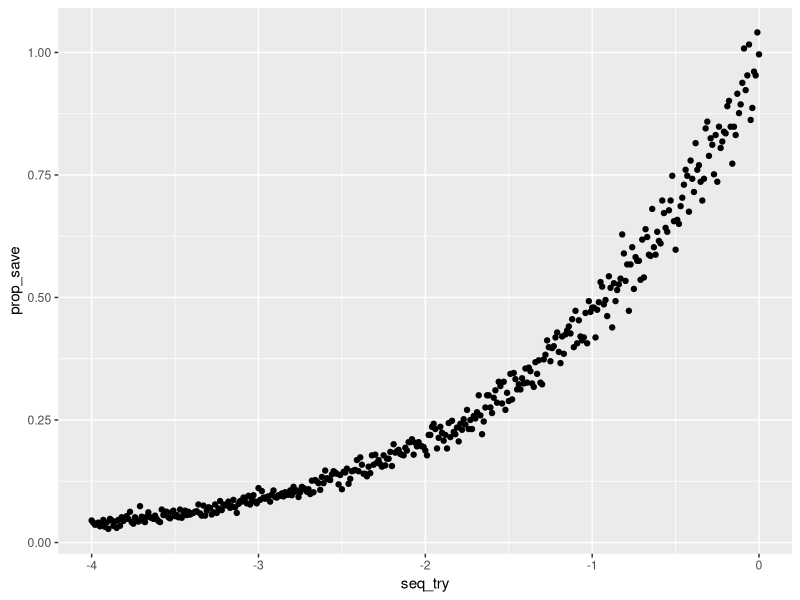
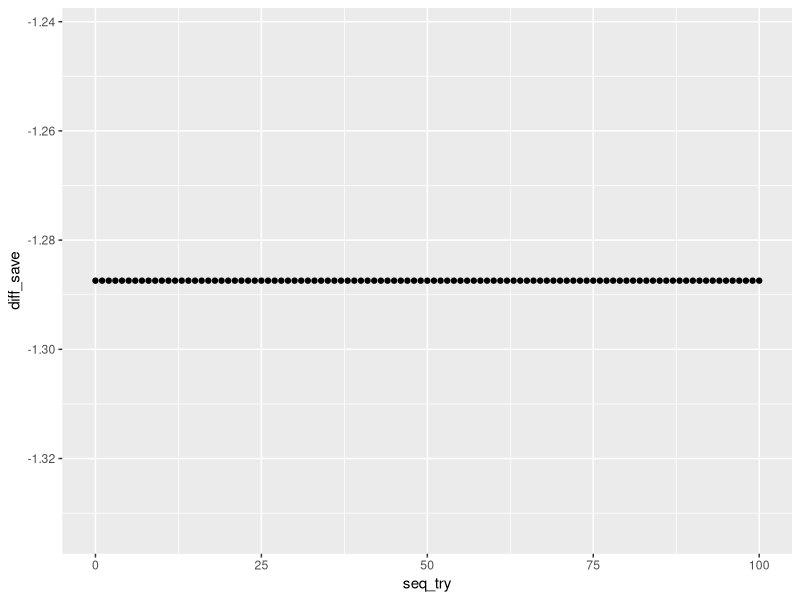
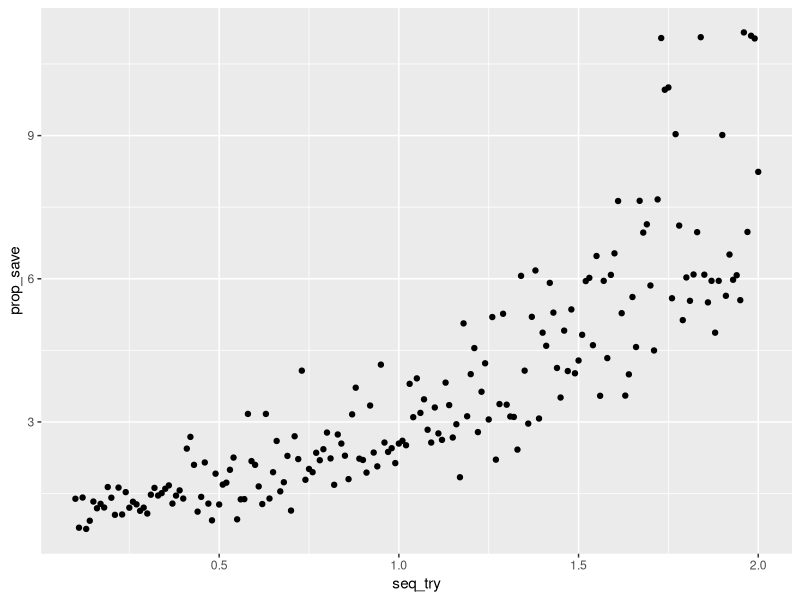
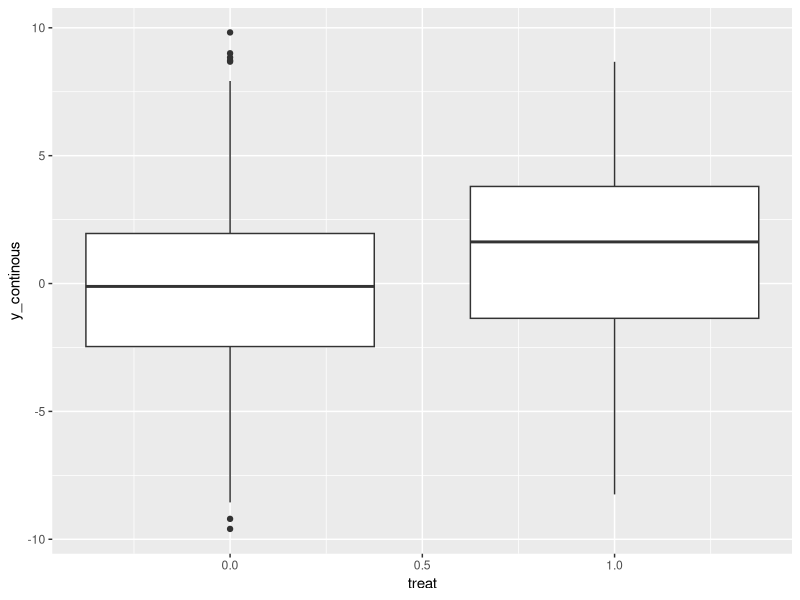
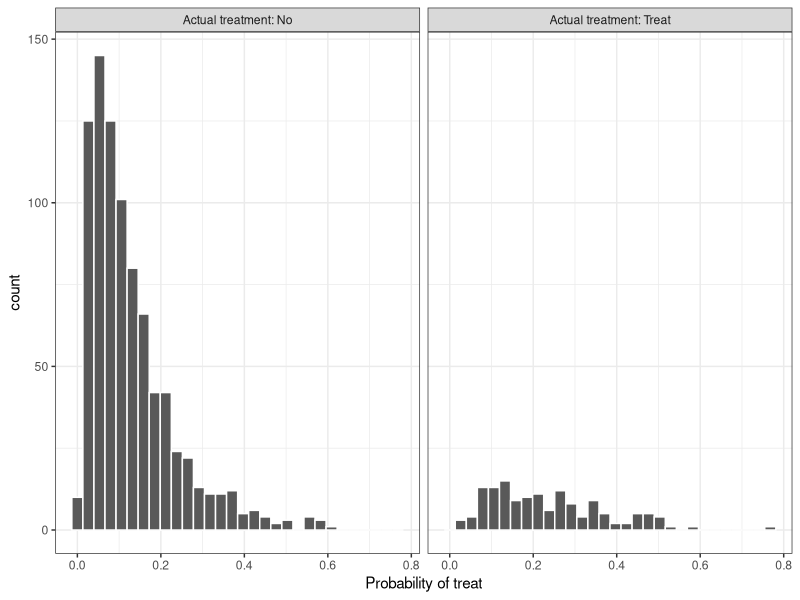
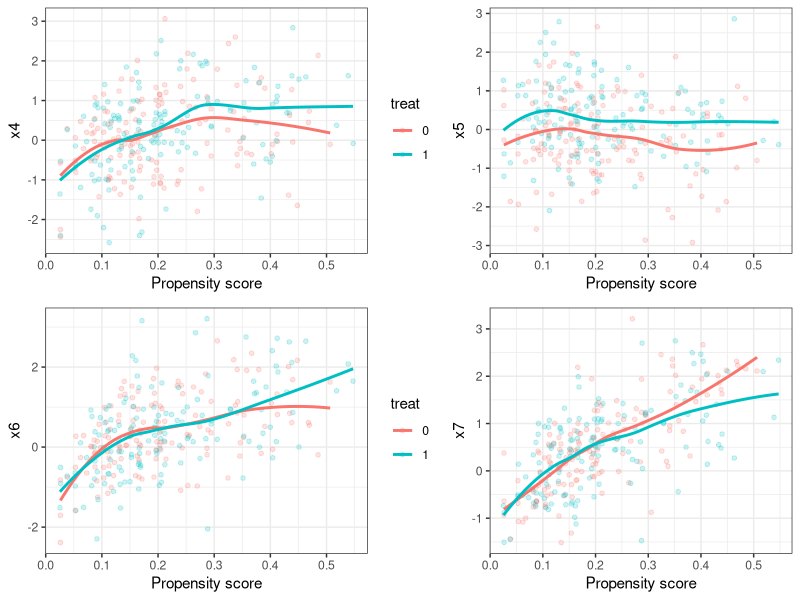

Write R code to recreate these figures, in order.
## ---- chunk 1
knitr::opts_chunk$set(echo = TRUE)
library(tidyverse)
library(ggplot2)
## ---- chunk 2
set.seed(8160) # once we do simulations this will need to change with interations 

N <- 1000 # size of simulated dataset

x1 <- rnorm(N, 0, 1)
x2 <- rnorm(N, 0, 1)
x3 <- rnorm(N, 0, 1)
x4 <- rnorm(N, 0, 1)
x5 <- rnorm(N, 0, 1)
x6 <- rnorm(N, 0, 1)
x7 <- rnorm(N, 0, 1)
x8 <- rnorm(N, 0, 1)
x9 <- rnorm(N, 0, 1)
x10 <- rnorm(N, 0, 1)

beta_low <- log(1.25)
beta_med <- log(1.50)
beta_high <- log(1.75)
beta_Vhigh <- log(2)

error <- rnorm(N, 0, 3)

# Value gathered (Need to work on this)
beta_0_treat <- 1 # the intercept in the treament-selection model. This will detemrine the prevalance of treatment in the simulated dataset. Ths approaite value of the inercept can be found using a grid search or a bisection approach. 

beta_0_outcome <- 0 # the intercept in the binary-outcome generating model 
# its value will determine the incidence of the outcome 
# the approaiate value of the intercept can be found using a bisection approach 

beta_effect <- 1 # the log-odds ratio for the effect of treatment on the outcome that will be induce the desired mariginal risk properence. It can be found using a biscetion apprach 

data_gen <- tibble(x1, x2, x3, x4, x5, x6, x7, x8, x9, x10)
head(data_gen)
## ---- chunk 3
desired_prop = 0.2
seq_try = seq(-4,0, 0.01)
prop_save = rep(0, length(seq_try))
seq_select = tibble(seq_try, prop_save)
count = 0
for(i in seq_try) {
beta_0_treat = i
count = count + 1
treat_logit <- beta_0_treat+ beta_low*x1 + beta_med*x2 + beta_high*x3 + beta_low*x4 + 
  beta_med*x5 + beta_high*x6 + beta_Vhigh*x7

p_treat <- exp(treat_logit)/(1+ exp(treat_logit))

treat <- rbinom(N, 1, p_treat) 

treat_nontreat = tibble(treat) %>% 
  group_by(treat) %>%
  summarize(num = n())

prop = treat_nontreat %>% filter(treat == 1 ) %>% pull(num) / 
        treat_nontreat %>% filter(treat == 0 ) %>% pull(num)

seq_select$prop_save[count] =  prop
}
seq_select %>%
  ggplot(aes(x=seq_try, y=prop_save))+
  geom_point()

beta_0_treat = seq_select %>% 
  filter(prop_save < desired_prop + 0.01) %>%
  filter(prop_save > desired_prop - 0.01) %>%
  summarise(
    avg = mean(seq_try)
  ) %>% pull(avg)
beta_0_treat
## ---- chunk 4
treat_logit <- beta_0_treat+ beta_low*x1 + beta_med*x2 + beta_high*x3 + beta_low*x4 + 
  beta_med*x5 + beta_high*x6 + beta_Vhigh*x7

p_treat <- exp(treat_logit)/(1+ exp(treat_logit))

treat <- rbinom(N, 1, p_treat) 

data_gen <- data_gen %>% mutate ( treat = treat) 

table(treat)
## ---- chunk 5
seq_try = seq(0, 100, 1)
seq_select = tibble(seq_try, diff_save = rep(0, length(seq_try)))
count = 0
for(i in seq_try) {
  beta_0_outcome = i
  count = count + 1
  y_continous <- beta_0_outcome + 1*treat + beta_low*x4 + beta_med*x5 + 
    beta_high*x6 + beta_Vhigh*x7 +  beta_low*x8 + beta_med*x9 + 
    beta_high*x10 + error

  data_gen$y_continous = y_continous
  data_gen_save = data_gen  %>%
    group_by(treat) %>%
    summarize(
      mean_effect = mean(y_continous),
      sd_effect = sd(y_continous)
    )
  diff = data_gen_save %>% filter(treat == 0 ) %>% pull(mean_effect) -
          data_gen_save %>% filter(treat == 1 ) %>% pull(mean_effect)
  seq_select$diff_save[count] =  diff
}
seq_select %>%
  ggplot(aes(x=seq_try, y=diff_save))+
  geom_point()


## ---- chunk 6
# continous outcome for each subject 
beta_0_outcome = 0
y_continous <- beta_0_outcome+ 1*treat + beta_low*x4 + beta_med*x5 + beta_high*x6 + beta_Vhigh*x7 +
   beta_low*x8 + beta_med*x9 + beta_high*x10 + error

data_gen$y_continous = y_continous

# 1 is the treatment effect
data_gen  %>%
  group_by(treat) %>%
  summarize(
    mean_effect = mean(y_continous),
    sd_effect = sd(y_continous)
  )
## ---- chunk 7
seq_try = seq(0.1,2, 0.01)
prop_save = rep(0, length(seq_try))
seq_select = tibble(seq_try, prop_save)
count = 0
for(i in seq_try) {
  beta_effect = i
  count = count + 1
  
  # binary outcome 
  y_logit <- beta_effect*treat + beta_low*x4 + beta_med*x5 + beta_high*x6 + 
    beta_Vhigh*x7 +beta_low*x8 + beta_med*x9 + beta_high*x10 
  # don't need error here. error comes from rbinom
  
  p_outcome <- exp(y_logit)/(1+ exp(y_logit))
  y_binary <- rbinom(N, 1, p_outcome)
  
  data_gen$y_binary = y_binary
  
  table_prop = data_gen %>%
    mutate(treat = ifelse(treat == 1, "treated", "nontreated")) %>% 
    group_by(treat, y_binary) %>% 
    summarize(n=n()) %>%
    pivot_wider(
      names_from = treat,
      values_from = n
    )
  
  data_gen %>%
    group_by(treat) %>%
    summarize(
      mean_out = mean(y_binary)
    ) %>% pivot_wider(
      names_from = treat,
      values_from = mean_out
    ) %>% mutate (
      diff = `0`-`1`
    ) %>% pull(diff)
  
  
  prop = (table_prop %>% filter(y_binary == 1) %>% pull(treated)/
       table_prop %>% filter(y_binary == 0) %>% pull(treated))-
    (table_prop %>% filter(y_binary == 1) %>%  pull(nontreated) /  
       table_prop %>% filter(y_binary == 0) %>% pull(nontreated))
  
  table_prop
  
  seq_select$prop_save[count] = prop
}

seq_select %>%
  ggplot(aes(x=seq_try, y=prop_save))+
  geom_point()
desired_prop = 1
beta_effect = seq_select %>% 
  filter(prop_save < desired_prop + 0.01) %>%
  filter(prop_save > desired_prop - 0.01) %>%
  summarise(
    avg = mean(seq_try)
  ) %>% pull(avg)
beta_effect
## ---- chunk 8

# binary outcome 
y_logit <- beta_effect*treat + beta_low*x4 + beta_med*x5 + beta_high*x6 + 
  beta_Vhigh*x7 +beta_low*x8 + beta_med*x9 + beta_high*x10 # don't need error here. 

p_outcome <- exp(y_logit)/(1+ exp(y_logit))
y_binary <- rbinom(N, 1, p_outcome)

data_gen$y_binary = y_binary

## ---- chunk 9
# treated vs non treated 
data_gen  %>%
  ggplot(aes(y=y_continous, x=treat, group=treat)) +
  geom_boxplot() 

table(data_gen$treat)

# contious 
data_gen  %>%
  group_by(treat) %>%
  summarize(
    mean_effect = mean(y_continous),
    sd_effect = sd(y_continous)
  )

# binary
table_prop = data_gen %>%
  mutate(treat = ifelse(treat == 1, "treated", "nontreated")) %>% 
  group_by(treat, y_binary) %>% 
  summarize(n=n()) %>%
  pivot_wider(
    names_from = treat,
    values_from = n
  )

(table_prop %>% filter(y_binary == 1) %>% pull(nontreated) /
table_prop %>% filter(y_binary == 0) %>% pull(nontreated))-
(table_prop %>% filter(y_binary == 1) %>% pull(treated)/
table_prop %>% filter(y_binary == 0) %>% pull(treated))
## ---- chunk 10
data_gen %>%
  group_by(treat) %>%
  summarise(n = n(),
            mean_math = mean(y_continous),
            std_error = sd(y_continous) / sqrt(n))

with(data_gen, t.test(y_continous ~ treat))
## ---- chunk 11
data_gen_cov <- c('x4', 'x5', 'x6', 'x7')
data_gen %>%
  group_by(treat) %>%
  select(one_of(data_gen_cov)) %>%
  summarise_all(funs(mean(., na.rm = T)))
## ---- chunk 12
m_ps <- glm(treat ~ x4 + x5 + x6 + x7 ,
            family = binomial(), data = data_gen)
summary(m_ps)
## ---- chunk 13
prs_df <- data.frame(pr_score = predict(m_ps, type = "response"),
                     treat = m_ps$model$treat)
head(prs_df)
## ---- chunk 14
labs <- paste("Actual treatment:", c("Treat", "No"))
prs_df %>%
  mutate(treat = ifelse(treat == 1, labs[1], labs[2])) %>%
  ggplot(aes(x = pr_score)) +
  geom_histogram(color = "white") +
  facet_wrap(~treat) +
  xlab("Probability of treat") +
  theme_bw()
## ---- chunk 15
library(MatchIt)
data_gen_nomiss <- data_gen %>%  # MatchIt does not allow missing values
  select(y_continous, treat, one_of(data_gen_cov)) %>%
  na.omit()

mod_match <- MatchIt::matchit(treat ~ x4 + x4 + x6 +  x7,  
                              method = "nearest", 
                              data = data_gen_nomiss)
dta_m <- match.data(mod_match)
dim(dta_m)

## ---- chunk 16
fn_bal <- function(dta, variable) {
  dta$variable <- dta[, variable]
  dta$treat <- as.factor(dta$treat)
  support <- c(min(dta$variable), max(dta$variable))
  ggplot(dta, aes_string(x = "distance", y = variable, color = "treat")) +
    geom_point(alpha = 0.2, size = 1.3) +
    geom_smooth(method = "loess", se = F) +
    xlab("Propensity score") +
    ylab(variable) +
    theme_bw() +
    ylim(support)
}

library(gridExtra)
grid.arrange(
   fn_bal(dta_m, "x4"),
   fn_bal(dta_m, "x5") + theme(legend.position = "none"),
   fn_bal(dta_m, "x6"),
   fn_bal(dta_m, "x7") + theme(legend.position = "none"),
   nrow = 2, widths = c(1, 0.8)
)


dta_m %>%
  group_by(treat) %>%
  select(one_of(data_gen_cov)) %>%
  summarise_all(funs(mean))
